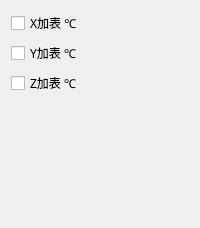
             <widget class="QWidget" name="page_13">
              <layout class="QGridLayout" name="gridLayout_31">
               <item row="2" column="0">
                <widget class="QCheckBox" name="checkBox_39">
                 <property name="font">
                  <font>
                   <family>微软雅黑</family>
                  </font>
                 </property>
                 <property name="text">
                  <string>Z加表 ℃</string>
                 </property>
                </widget>
               </item>
               <item row="0" column="0">
                <widget class="QCheckBox" name="checkBox_40">
                 <property name="font">
                  <font>
                   <family>微软雅黑</family>
                  </font>
                 </property>
                 <property name="text">
                  <string>X加表 ℃</string>
                 </property>
                </widget>
               </item>
               <item row="3" column="0">
                <spacer name="verticalSpacer_14">
                 <property name="orientation">
                  <enum>Qt::Vertical</enum>
                 </property>
                 <property name="sizeHint" stdset="0">
                  <size>
                   <width>20</width>
                   <height>122</height>
                  </size>
                 </property>
                </spacer>
               </item>
               <item row="1" column="0">
                <widget class="QCheckBox" name="checkBox_38">
                 <property name="font">
                  <font>
                   <family>微软雅黑</family>
                  </font>
                 </property>
                 <property name="text">
                  <string>Y加表 ℃</string>
                 </property>
                </widget>
               </item>
              </layout>
             </widget>
